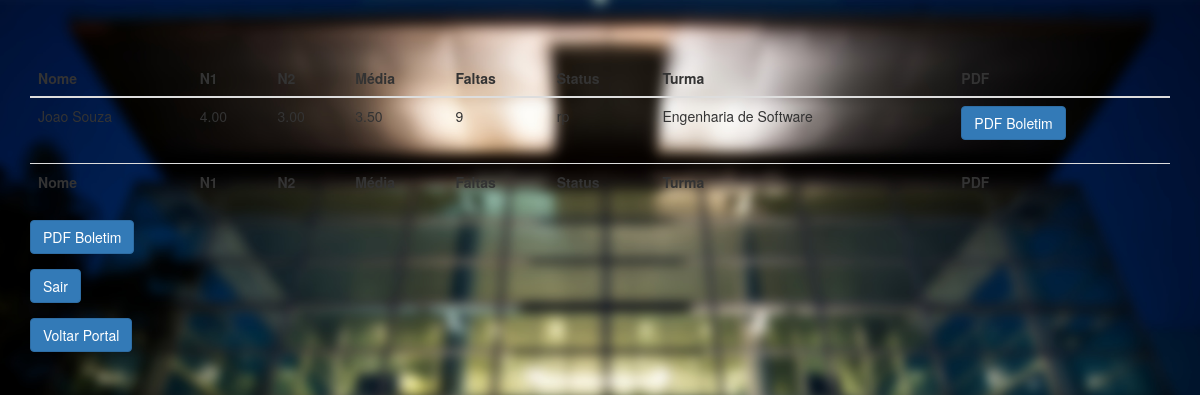
The page /visao/aluno/notas-aluno.php (signed in) on the database its author committed.
### tables this page shows
CREATE TABLE `aluno` (
  `idaluno` bigint(20) NOT NULL,
  `n1` decimal(10,2) DEFAULT NULL,
  `n2` decimal(10,2) DEFAULT NULL,
  `media` decimal(10,2) DEFAULT NULL,
  `faltas` int(11) DEFAULT NULL,
  `statusaluno` char(2) DEFAULT NULL,
  `idpessoa` bigint(20) DEFAULT NULL,
  `idcurso` bigint(20) DEFAULT NULL,
  `idturma` bigint(20) DEFAULT NULL
);

CREATE TABLE `pessoa` (
  `idpessoa` bigint(20) NOT NULL,
  `nome` varchar(30) NOT NULL,
  `sexo` varchar(30) NOT NULL,
  `datanasc` varchar(30) NOT NULL,
  `cpf` char(14) NOT NULL,
  `idestado` bigint(20) DEFAULT NULL,
  `idcidade` bigint(20) DEFAULT NULL,
  `idbairro` bigint(20) DEFAULT NULL,
  `idrua` bigint(20) DEFAULT NULL
);

CREATE TABLE `turma` (
  `idturma` bigint(20) NOT NULL,
  `nome` varchar(40) NOT NULL,
  `idprofessor` bigint(20) DEFAULT NULL,
  `idmateria` bigint(20) DEFAULT NULL
);

### dao/conexaobanco.class.php (called while the page is built, shortened)
<?php
class ConexaoBanco extends PDO {
  private static $instance = null;
  public static function getInstance(){
    try{
        if(!isset(self::$instance)){
          self::$instance = new
          ConexaoBanco("mysql:dbname=escolav2;host=localhost","root","");
        }
        return self::$instance;
    }catch(PDOException $e){
        echo "Erro ao conectar no banco! ".$e;
    }
  }
}

### dao/alunodao.class.php (called while the page is built, shortened)
<?php
require_once 'conexaobanco.class.php';
 class AlunoDAO {
   private $conexao = null;
   public function __construct(){
     $this->conexao = ConexaoBanco::getInstance();
   }
   public function buscarAluno($u){
       try {
           $stat = $this->conexao->prepare("select * from aluno where idpessoa = ?");
           $stat->bindValue(1, $u->idUsuario);
           $stat->execute();
           $array = $stat->fetchAll(PDO::FETCH_CLASS, 'Usuario');
           return $array;
       }
       catch (PDOException $e) {
           echo "Erro ao buscar usuario! " . $e;
       }
   }
 }

### modelo/usuario.class.php (called while the page is built, shortened)
<?php
class Usuario {
  public function __get($a){return $this->$a;}
}

### dao/pessoadao.class.php (called while the page is built, shortened)
<?php
require_once 'conexaobanco.class.php';
 class PessoaDAO {
   private $conexao = null;
   public function __construct(){
     $this->conexao = ConexaoBanco::getInstance();
   }
   public function buscarPessoa($u){
       try {
           $stat = $this->conexao->prepare("select * from pessoa where idpessoa = ?");
           $stat->bindValue(1, $u->idUsuario);
           $stat->execute();
           $array = $stat->fetchAll(PDO::FETCH_CLASS, 'Usuario');
           return $array;
       }
       catch (PDOException $e) {
           echo "Erro ao buscar usuario! " . $e;
       }
   }
 }

### dao/turmadao.class.php (called while the page is built, shortened)
<?php
require_once 'conexaobanco.class.php';
 class TurmaDAO {
   private $conexao = null;
   public function __construct(){
     $this->conexao = ConexaoBanco::getInstance();
   }
   public function buscarTurma($u){
       try {
           $stat = $this->conexao->prepare("select * from turma where idturma = ?");
           $stat->bindValue(1, $u->idturma);
           $stat->execute();
           $array = $stat->fetchAll(PDO::FETCH_CLASS, 'Usuario');
           return $array;
       }
       catch (PDOException $e) {
           echo "Erro ao buscar turma! " . $e;
       }
   }
 }

### visao/aluno/notas-aluno.php (the view, shortened to what this page needs)
<?php
include_once '../../dao/pessoadao.class.php';
include_once '../../dao/alunodao.class.php';
include_once '../../dao/turmadao.class.php';
if(isset($_SESSION['privateUser'])){
  include_once "../../modelo/usuario.class.php";
  $u = unserialize($_SESSION['privateUser']);
}else{
  $_SESSION['msg'] = "Você não está logado!";
  header("location:../../index.php");
  return;
}
?>
<!DOCTYPE html>
<html lang="en">
<head>
    <link href="../../vendor/twbs/bootstrap/dist/css/bootstrap.min.css" rel="stylesheet"/>
    <link rel="stylesheet" type='text/css' href="../../assets/css/style.css">
</head>
<body>
<div class='container'>
<div class="table-responsive">
<table class="table table-hover table-dark">
  <thead>
    <tr>
      <th>Nome</th>
      <th>N1</th>
      <th>N2</th>
      <th>Média</th>
      <th>Faltas</th>
      <th>Status</th>
      <th>Turma</th>
      <th>PDF</th>
    </tr>
  </thead>
  <tfoot>
    <tr>
      <th>Nome</th>
      <th>N1</th>
      <th>N2</th>
      <th>Média</th>
      <th>Faltas</th>
      <th>Status</th>
      <th>Turma</th>
      <th>PDF</th>
    </tr>
  </tfoot>
  <tbody>
    <?php
    $pDAO = new PessoaDAO();
    $ps = $pDAO->buscarPessoa($u);
    $u = unserialize($_SESSION['privateUser']);
    $aDAO = new AlunoDAO();
    $as = $aDAO->buscarAluno($u);
    foreach ($ps as $p) {
    }
    foreach($as as $a){
    }
    $tDAO = new TurmaDAO();
    $ts = $tDAO->buscarTurma($a);
    foreach ($ts as $t) {
    }
    foreach($as as $a){
        echo "<tr>";
        echo "<td>$p->nome</td>";
        echo "<td>$a->n1</td>";
        echo "<td>$a->n2</td>";
        echo "<td>$a->media</td>";
        echo "<td>$a->faltas</td>";
        echo "<td>$a->statusaluno</td>";
        echo "<td>$t->nome</td>";
        echo "<td>
        <form name='pdfboletim' method='post' action=''>
            <div class='form-group'>
                <input type='submit' name='pdfboletim' value='PDF Boletim' class='btn btn-primary'>
            </div>
        </form>
        </td>";
      echo "</tr>";
    }
    ?>
  </tbody>
</table>
</div>
<form name="pdfboletim" method="post" action="">
  <div class="form-group">
    <input type="submit" name="pdfboletim" value="PDF Boletim" class="btn btn-primary">
  </div>
</form>
<form name="deslogar" method="post" action="">
  <div class="form-group">
    <input type="submit" name="deslogar" value="Sair" class="btn btn-primary">
  </div>
  <div class="form-group">
    <input type="submit" name="voltarportal" value="Voltar Portal" class="btn btn-primary">
  </div>
</form>
</div>
</body>

### assets/css/style.css (style rules this page uses)
body { background: url('../../img/back.jpg')no-repeat center center fixed; -webkit-background-size:cover; -moz-background-size:cover; -o-background-size:cover; background-size:cover; padding-top: 5%; }

### rows shown on the page
aluno: idpessoa.nome "Joao Souza", n1 "4.00", n2 "3.00", media "3.50", faltas "9", statusaluno "rp", idturma.nome "Engenharia de Software"
